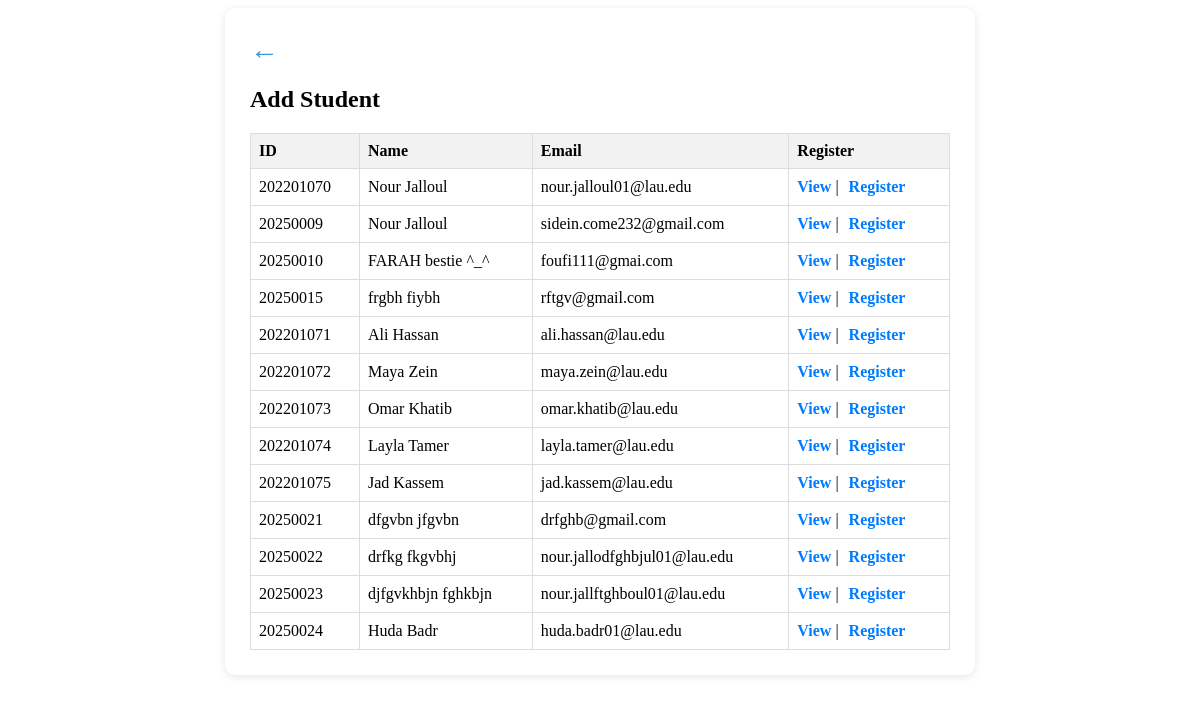
The page /controller/RegistrationController.php?action=registerTableView&course_id=35 on the database its author committed.
### tables this page shows
CREATE TABLE IF NOT EXISTS `students` (
  `id` int NOT NULL AUTO_INCREMENT,
  `student_id` varchar(20) NOT NULL,
  `first_name` varchar(100) NOT NULL,
  `last_name` varchar(100) NOT NULL,
  `email` varchar(191) NOT NULL,
  `phone` varchar(20) DEFAULT NULL,
  `dob` date DEFAULT NULL,
  `gender` enum('Male','Female') DEFAULT NULL,
  `major` varchar(100) DEFAULT NULL,
  `created_at` timestamp NULL DEFAULT CURRENT_TIMESTAMP,
  `updated_at` timestamp NULL DEFAULT CURRENT_TIMESTAMP ON UPDATE CURRENT_TIMESTAMP,
  PRIMARY KEY (`id`),
  UNIQUE KEY `student_id` (`student_id`),
  UNIQUE KEY `email` (`email`)
);

### models/Course.php (called while the page is built, shortened)
<?php
class Course
{
    private $pdo;
    public function __construct($pdo)
    {
        $this->pdo = $pdo;
    }
    public function getStudentsNotInCourse($course_id)
    {
        try {
            $query = "
            SELECT s.id, s.student_id, s.first_name, s.last_name, s.email
            FROM students s
            WHERE s.id NOT IN (
                SELECT r.student_id
                FROM registrations r
                WHERE r.course_id = :course_id
            )";
            $stmt = $this->pdo->prepare($query);
            $stmt->execute([':course_id' => $course_id]);
            return ['success' => $stmt->fetchAll(PDO::FETCH_ASSOC)];
        } catch (PDOException $e) {
            return ['error' => $e->getMessage()];
        }
    }
}

### views/add_student_to_course.php (the view, shortened to what this page needs)
<!DOCTYPE html>
<html>
<head>
    <link rel="stylesheet" href="../css/addstoc.css">
</head>
<body>
    <div class="course-details">
        <a href='../controller/CourseController.php?action=details&id=<?= $course_id ?>' class="back-arrow" aria-label="Go back to courses details">&#8592;</a>
        <h2>Add Student</h2>
        <?php if (empty($unregisteredStudents)): ?>
            <p>All students are already registered in this course.</p>
        <?php else: ?>
            <table>
                <thead>
                    <tr>
                        <th>ID</th>
                        <th>Name</th>
                        <th>Email</th>
                        <th>Register</th>
                    </tr>
                </thead>
                <tbody>
                    <?php foreach ($unregisteredStudents as $s): ?>
                        <tr>
                            <td><?= htmlspecialchars($s['student_id']) ?></td>
                            <td><?= htmlspecialchars($s['first_name'] . ' ' . $s['last_name']) ?></td>
                            <td><?= htmlspecialchars($s['email']) ?></td>
                            <td>
                                <a href='../controller/StudentController.php?action=details&id=<?= $s['id'] ?>' class="edit">View</a> |
                                <form method="POST" style="display:inline;" action="../controller/RegistrationController.php?action=register&course_id=<?= $course_id ?>">
                                    <button type="submit" class="edit">Register</button>
                                </form>
                            </td>
                        </tr>
                    <?php endforeach; ?>
                </tbody>
            </table>
        <?php endif; ?>
    </div>
</body>
</html>

### css/addstoc.css (style rules this page uses)
table { width: 100%; border-collapse: collapse; margin-top: 16px; }
th, td { border: 1px solid #ddd; padding: 8px; text-align: left; }
th { background-color: #f2f2f2; }
.edit { display: inline; border: none; appearance: none; color: #007bff; background-color: white; font-size: medium; font-weight: bold; text-decoration: none; font-family: auto; }
.course-details { max-width: 700px; margin: auto; background: white; padding: 25px; border-radius: 10px; box-shadow: 0 2px 8px rgba(0, 0, 0, 0.1); }
.back-arrow { display: inline-block; font-size: 1.8em; color: #3498db; text-decoration: none; cursor: pointer; }

### rows shown on the page
students: student "202201070", first_name+last_name "Nour Jalloul", email "nour.jalloul01@lau.edu"
students: student "20250009", first_name+last_name "Nour Jalloul", email "sidein.come232@gmail.com"
students: student "20250010", first_name+last_name "FARAH bestie ^_^", email "foufi111@gmai.com"
students: student "20250015", first_name+last_name "frgbh fiybh", email "rftgv@gmail.com"
students: student "202201071", first_name+last_name "Ali Hassan", email "ali.hassan@lau.edu"
students: student "202201072", first_name+last_name "Maya Zein", email "maya.zein@lau.edu"
students: student "202201073", first_name+last_name "Omar Khatib", email "omar.khatib@lau.edu"
students: student "202201074", first_name+last_name "Layla Tamer", email "layla.tamer@lau.edu"
students: student "202201075", first_name+last_name "Jad Kassem", email "jad.kassem@lau.edu"
students: student "20250021", first_name+last_name "dfgvbn jfgvbn", email "drfghb@gmail.com"
students: student "20250022", first_name+last_name "drfkg fkgvbhj", email "nour.jallodfghbjul01@lau.edu"
students: student "20250023", first_name+last_name "djfgvkhbjn fghkbjn", email "nour.jallftghboul01@lau.edu"
students: student "20250024", first_name+last_name "Huda Badr", email "huda.badr01@lau.edu"
